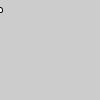
Frame 1 (no input)
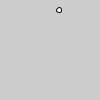
Frame 60 (the mouse pressed at the canvas centre just before this capture)
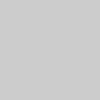
Frame 120 (the mouse held since frame 60 and released just before this capture)

The Processing sketch that drew these frames (run headless with seeded random() and noise(); from frame 60 on, the mouse is pressed at the canvas centre):

// Processing sketch: rjeheeb_pp2_1_f2021
// ── rjeheeb_pp2_1_f2021.pde
//1. Declare variables
float y = 0;
float x = 0;

//2. Set display size
void setup() {
  size(100,100);
}

//3. Draw shape. Increase increment
void draw() {
  background (204);
 circle(y,10,5); //Shape
   y = y+1 ; //Increment step size (add value to variable)
}
